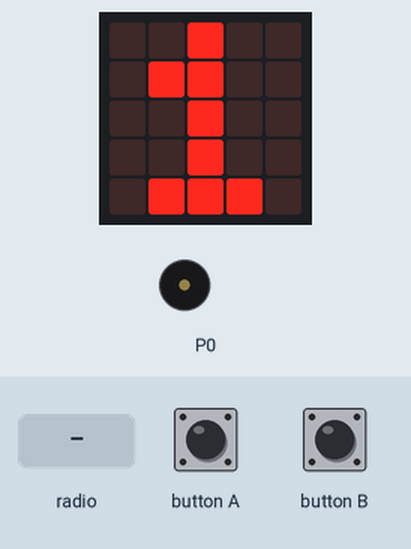
Bench run of a program on a simulated BBC micro:bit running MicroPython. Parts: the board's 5×5 LED display, buzzer (waves = sounding). Inputs (shaded band) come from the test bench.

Above: at 1.2 s.
1.3 s: radio message "A" arrives
At 2.5 s:
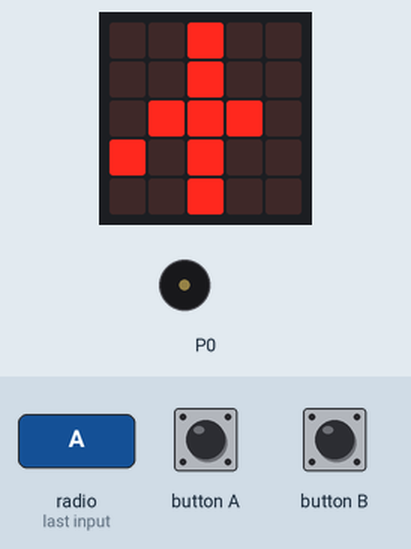
4.3 s: radio message "D" arrives
At 5.2 s:
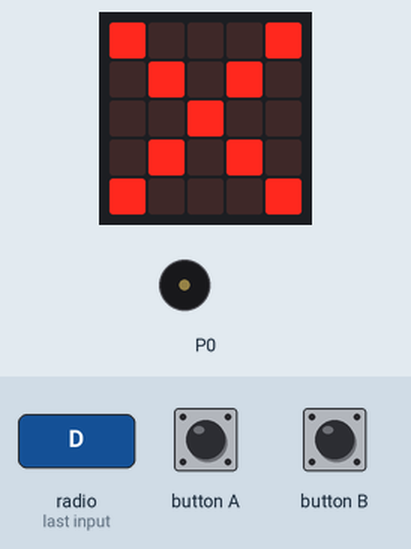
7.3 s: radio message "I" arrives
At 9.0 s:
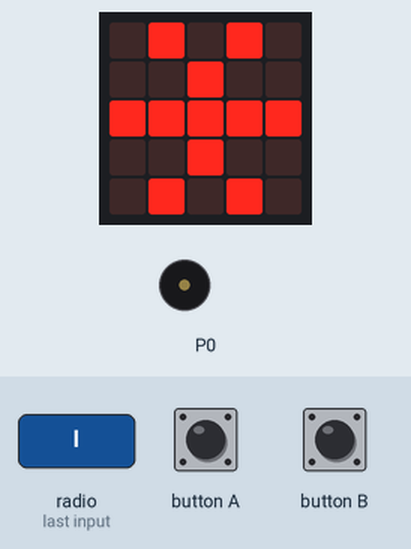
10.3 s: radio message "L" arrives
At 11.7 s:
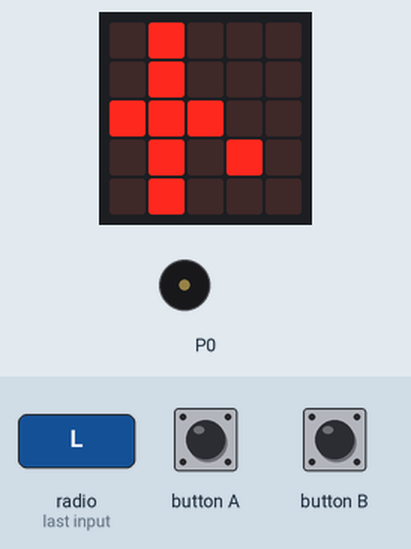
13.3 s: radio message "O" arrives
At 14.4 s:
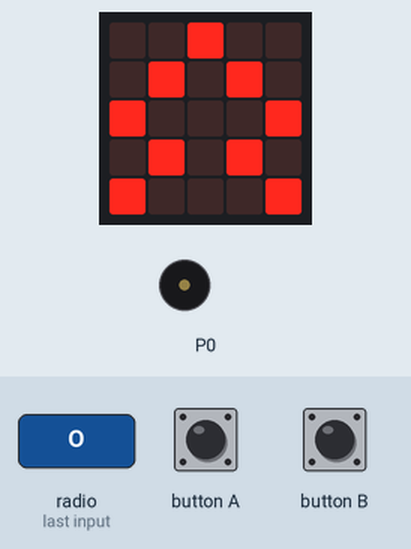
16.3 s: radio message "R" arrives
At 18.3 s:
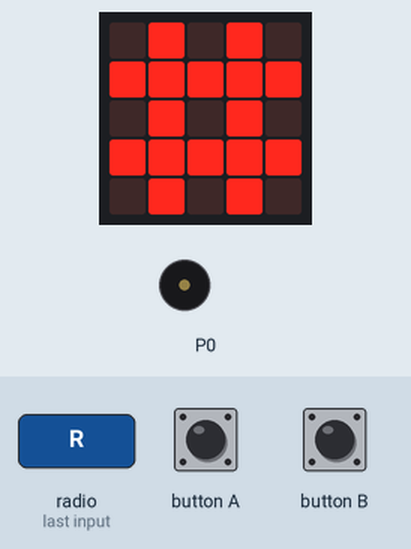
Timing chart, 0 to 19.8 s (numbered marks = the images above; inputs shaded):
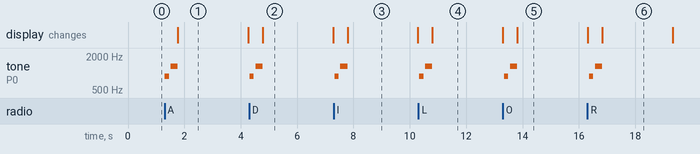

Measured:
- after the input at 1.3 s, tone on P0: silent → 880 Hz at once, → silent 0.15 s later, → 1320 Hz 0.06 s later, → silent 0.25 s later; the display: changes after 0.47 s (image 1)
- after the input at 4.3 s, tone on P0: silent → 880 Hz at once, → silent 0.15 s later, → 1320 Hz 0.06 s later, → silent 0.25 s later; the display: changes after 0.48 s (image 2)
- after the input at 7.3 s, tone on P0: silent → 880 Hz at once, → silent 0.15 s later, → 1320 Hz 0.06 s later, → silent 0.25 s later; the display: changes after 0.49 s (image 3)
- after the input at 10.3 s, tone on P0: silent → 880 Hz at once, → silent 0.15 s later, → 1320 Hz 0.06 s later, → silent 0.25 s later; the display: changes after 0.50 s (image 4)
- after the input at 13.3 s, tone on P0: silent → 880 Hz after 0.05 s, → silent 0.15 s later, → 1320 Hz 0.06 s later, → silent 0.25 s later; the display: first differs from a run without the input after 0.51 s (image 5)
- after the input at 16.3 s, tone on P0: silent → 880 Hz after 0.06 s, → silent 0.15 s later, → 1320 Hz 0.06 s later, → silent 0.25 s later; the display: first differs from a run without the input after 0.52 s (image 6)
- what the display in image 1 shows lasts 2.5 s, from 1.8 s to 4.3 s

The program:

recetor.py
```python
# ==================================================================
#  RECETOR — Geocaching Digital: O Legado do Lidador
#  Centro de Inovação Carlos Fiolhais · David Marques · Março 2026
# ==================================================================
#  Botão A  → desce canal (1 → 2 → 3 → 4 → 5 → 6)
#  Botão B  → sobe canal  (6 → 5 → 4 → 3 → 2 → 1)
#  Quando recebe sinal:
#    1. Beep duplo
#    2. Mostra símbolo rúnico 2.5 segundos
#    3. Mostra a letra correspondente 2.5 segundos
#    4. Volta a mostrar número do canal
# ============================================================

from microbit import *
import radio
import music

# ── Padrões rúnicos (5×5) ──────────────────────────────────
# 9 = LED aceso · 0 = LED apagado · ':' = separador de linha

RUNAS = {
    "L": Image("09000:09000:99900:09090:09000"),  # ᛚ Laguz
    "I": Image("09090:00900:99999:00900:09090"),  # ✳ Asterisco
    "D": Image("90009:09090:00900:09090:90009"),  # ᛞ Dagaz
    "A": Image("00900:00900:09990:90900:00900"),  # ᚨ Ansuz
    "O": Image("00900:09090:90009:09090:90009"),  # ᛟ Othala
    "R": Image("09090:99999:09090:99999:09090"),  # # Hash
}

# ── Alcance do rádio ───────────────────────────────────────
# power: 0=mínimo (~1m), 1=~10m, 2=~20m, ... 7=máximo
# Ajustar conforme o espaço — 2 é um bom compromisso

POWER = 5

# Canal inicial
canal = 1
radio.config(group=canal, power=POWER)
radio.on()

def mostrar_canal():
    display.show(str(canal))

def subir_canal():
    global canal
    if canal < 6:
        canal += 1
        radio.config(group=canal)
        mostrar_canal()

def descer_canal():
    global canal
    if canal > 1:
        canal -= 1
        radio.config(group=canal)
        mostrar_canal()

# Volume máximo no altifalante integrado
set_volume(255)

# Mostrar canal inicial ao ligar
mostrar_canal()

# ── Loop principal ──────────────────────────────────────────
while True:

    # Botão A → desce canal
    if button_a.was_pressed():
        descer_canal()

    # Botão B → sobe canal
    if button_b.was_pressed():
        subir_canal()

    # Verificar se há sinal de uma estação
    msg = radio.receive()
    if msg and msg in RUNAS:

        # 1. Beep duplo de confirmação
        music.pitch(880,  duration=150, wait=True)
        sleep(60)
        music.pitch(1320, duration=250, wait=True)

        # 2. Símbolo rúnico — 2.5 segundos
        display.show(RUNAS[msg])
        sleep(2500)

        # 3. Voltar ao número do canal
        mostrar_canal()

    sleep(50)
```
